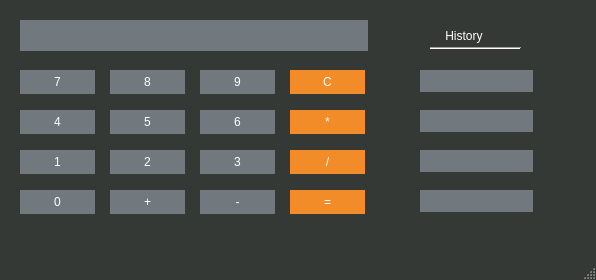
<?xml version="1.0" encoding="UTF-8"?>
<ui version="4.0">
 <class>Calculator</class>
 <widget class="QMainWindow" name="Calculator">
  <property name="geometry">
   <rect>
    <x>0</x>
    <y>0</y>
    <width>596</width>
    <height>280</height>
   </rect>
  </property>
  <property name="windowTitle">
   <string>Calculator</string>
  </property>
  <property name="autoFillBackground">
   <bool>false</bool>
  </property>
  <property name="styleSheet">
   <string notr="true">QMainWindow{
	background-color:#353935;
}</string>
  </property>
  <widget class="QWidget" name="centralwidget">
   <widget class="QPushButton" name="Button1">
    <property name="geometry">
     <rect>
      <x>20</x>
      <y>150</y>
      <width>75</width>
      <height>24</height>
     </rect>
    </property>
    <property name="styleSheet">
     <string notr="true">QPushButton{
	background-color:#71797E;
	padding:5px;
	border:0;
	color:white;
}</string>
    </property>
    <property name="text">
     <string>1</string>
    </property>
   </widget>
   <widget class="QPushButton" name="Button2">
    <property name="geometry">
     <rect>
      <x>110</x>
      <y>150</y>
      <width>75</width>
      <height>24</height>
     </rect>
    </property>
    <property name="styleSheet">
     <string notr="true">QPushButton{
	background-color:#71797E;
	padding:5px;
	border:0;
	color:white;
}</string>
    </property>
    <property name="text">
     <string>2</string>
    </property>
   </widget>
   <widget class="QPushButton" name="Button3">
    <property name="geometry">
     <rect>
      <x>200</x>
      <y>150</y>
      <width>75</width>
      <height>24</height>
     </rect>
    </property>
    <property name="styleSheet">
     <string notr="true">QPushButton{
	background-color:#71797E;
	padding:5px;
	border:0;
	color:white;
}</string>
    </property>
    <property name="text">
     <string>3</string>
    </property>
   </widget>
   <widget class="QPushButton" name="Button4">
    <property name="geometry">
     <rect>
      <x>20</x>
      <y>110</y>
      <width>75</width>
      <height>24</height>
     </rect>
    </property>
    <property name="styleSheet">
     <string notr="true">QPushButton{
	background-color:#71797E;
	padding:5px;
	border:0;
	color:white;
}</string>
    </property>
    <property name="text">
     <string>4</string>
    </property>
   </widget>
   <widget class="QPushButton" name="Button5">
    <property name="geometry">
     <rect>
      <x>110</x>
      <y>110</y>
      <width>75</width>
      <height>24</height>
     </rect>
    </property>
    <property name="styleSheet">
     <string notr="true">QPushButton{
	background-color:#71797E;
	padding:5px;
	border:0;
	color:white;
}</string>
    </property>
    <property name="text">
     <string>5</string>
    </property>
   </widget>
   <widget class="QPushButton" name="Button6">
    <property name="geometry">
     <rect>
      <x>200</x>
      <y>110</y>
      <width>75</width>
      <height>24</height>
     </rect>
    </property>
    <property name="styleSheet">
     <string notr="true">QPushButton{
	background-color:#71797E;
	padding:5px;
	border:0;
	color:white;
}</string>
    </property>
    <property name="text">
     <string>6</string>
    </property>
   </widget>
   <widget class="QPushButton" name="Button_plus">
    <property name="geometry">
     <rect>
      <x>110</x>
      <y>190</y>
      <width>75</width>
      <height>24</height>
     </rect>
    </property>
    <property name="styleSheet">
     <string notr="true">QPushButton{
	background-color:#71797E;
	padding:5px;
	border:0;
	color:white;
}</string>
    </property>
    <property name="text">
     <string>+</string>
    </property>
   </widget>
   <widget class="QPushButton" name="Button_minus">
    <property name="geometry">
     <rect>
      <x>200</x>
      <y>190</y>
      <width>75</width>
      <height>24</height>
     </rect>
    </property>
    <property name="styleSheet">
     <string notr="true">QPushButton{
	background-color:#71797E;
	padding:5px;
	border:0;
	color:white;
}</string>
    </property>
    <property name="text">
     <string>-</string>
    </property>
   </widget>
   <widget class="QPushButton" name="Button7">
    <property name="geometry">
     <rect>
      <x>20</x>
      <y>70</y>
      <width>75</width>
      <height>24</height>
     </rect>
    </property>
    <property name="styleSheet">
     <string notr="true">QPushButton{
	background-color:#71797E;
	padding:5px;
	border:0;
	color:white;
}</string>
    </property>
    <property name="text">
     <string>7</string>
    </property>
   </widget>
   <widget class="QPushButton" name="Button8">
    <property name="geometry">
     <rect>
      <x>110</x>
      <y>70</y>
      <width>75</width>
      <height>24</height>
     </rect>
    </property>
    <property name="styleSheet">
     <string notr="true">QPushButton{
	background-color:#71797E;
	padding:5px;
	border:0;
	color:white;
}</string>
    </property>
    <property name="text">
     <string>8</string>
    </property>
   </widget>
   <widget class="QPushButton" name="Button9">
    <property name="geometry">
     <rect>
      <x>200</x>
      <y>70</y>
      <width>75</width>
      <height>24</height>
     </rect>
    </property>
    <property name="styleSheet">
     <string notr="true">QPushButton{
	background-color:#71797E;
	padding:5px;
	border:0;
	color:white;
}</string>
    </property>
    <property name="text">
     <string>9</string>
    </property>
   </widget>
   <widget class="QPushButton" name="Button0">
    <property name="geometry">
     <rect>
      <x>20</x>
      <y>190</y>
      <width>75</width>
      <height>24</height>
     </rect>
    </property>
    <property name="styleSheet">
     <string notr="true">QPushButton{
	background-color:#71797E;
	padding:5px;
	border:0;
	color:white;
}</string>
    </property>
    <property name="text">
     <string>0</string>
    </property>
   </widget>
   <widget class="QPushButton" name="Button_multiple">
    <property name="geometry">
     <rect>
      <x>290</x>
      <y>110</y>
      <width>75</width>
      <height>24</height>
     </rect>
    </property>
    <property name="styleSheet">
     <string notr="true">QPushButton{
	background-color:#F28C28;
	padding:5px;
	border:0;
	color:white;
}</string>
    </property>
    <property name="text">
     <string>*</string>
    </property>
   </widget>
   <widget class="QPushButton" name="Button_egal">
    <property name="geometry">
     <rect>
      <x>290</x>
      <y>190</y>
      <width>75</width>
      <height>24</height>
     </rect>
    </property>
    <property name="toolTip">
     <string>&lt;html&gt;&lt;head/&gt;&lt;body&gt;&lt;p&gt;QPushButton {&lt;/p&gt;&lt;p&gt;    background-color: #007BFF;&lt;/p&gt;&lt;p&gt;    color: white;&lt;/p&gt;&lt;p&gt;    border: none;&lt;/p&gt;&lt;p&gt;    padding: 10px;&lt;/p&gt;&lt;p&gt;}&lt;/p&gt;&lt;p&gt;QPushButton:hover {&lt;/p&gt;&lt;p&gt;    background-color: #0056b3;&lt;/p&gt;&lt;p&gt;}&lt;/p&gt;&lt;p&gt;QPushButton:pressed {&lt;/p&gt;&lt;p&gt;    background-color: #004085;&lt;/p&gt;&lt;p&gt;}&lt;/p&gt;&lt;p&gt;&lt;br/&gt;&lt;/p&gt;&lt;/body&gt;&lt;/html&gt;</string>
    </property>
    <property name="whatsThis">
     <string/>
    </property>
    <property name="styleSheet">
     <string notr="true">QPushButton{
	background-color:#F28C28;
	padding:5px;
	border:0;
	color:white;
}</string>
    </property>
    <property name="text">
     <string>=</string>
    </property>
   </widget>
   <widget class="QPushButton" name="Button_divide">
    <property name="geometry">
     <rect>
      <x>290</x>
      <y>150</y>
      <width>75</width>
      <height>24</height>
     </rect>
    </property>
    <property name="styleSheet">
     <string notr="true">QPushButton{
	background-color:#F28C28;
	padding:5px;
	border:0;
	color:white;
}</string>
    </property>
    <property name="text">
     <string>/</string>
    </property>
   </widget>
   <widget class="QLineEdit" name="Display">
    <property name="geometry">
     <rect>
      <x>20</x>
      <y>20</y>
      <width>348</width>
      <height>31</height>
     </rect>
    </property>
    <property name="styleSheet">
     <string notr="true">QLineEdit{
	background-color:#71797E;
	color:white;
	border:0;
}</string>
    </property>
    <property name="text">
     <string/>
    </property>
   </widget>
   <widget class="QPushButton" name="Button_clear">
    <property name="geometry">
     <rect>
      <x>290</x>
      <y>70</y>
      <width>75</width>
      <height>24</height>
     </rect>
    </property>
    <property name="styleSheet">
     <string notr="true">QPushButton{
	background-color:#F28C28;
	padding:5px;
	border:0;
	color:white;
}</string>
    </property>
    <property name="text">
     <string>C</string>
    </property>
   </widget>
   <widget class="QLineEdit" name="lineEdit">
    <property name="geometry">
     <rect>
      <x>440</x>
      <y>20</y>
      <width>121</width>
      <height>31</height>
     </rect>
    </property>
    <property name="styleSheet">
     <string notr="true">QLineEdit
{
	border:0;
	color:white;
	background-color:transparent;
	font: 700 italic 12pt &quot;Segoe UI&quot;;
}</string>
    </property>
    <property name="text">
     <string> History</string>
    </property>
   </widget>
   <widget class="Line" name="line">
    <property name="geometry">
     <rect>
      <x>430</x>
      <y>40</y>
      <width>91</width>
      <height>16</height>
     </rect>
    </property>
    <property name="orientation">
     <enum>Qt::Horizontal</enum>
    </property>
   </widget>
   <widget class="QLineEdit" name="res1">
    <property name="geometry">
     <rect>
      <x>420</x>
      <y>70</y>
      <width>113</width>
      <height>22</height>
     </rect>
    </property>
    <property name="styleSheet">
     <string notr="true">QLineEdit{
	font: 700 10pt &quot;Segoe UI&quot;;
	background-color:#71797E;
	color:white;
	border:0;
}</string>
    </property>
   </widget>
   <widget class="QLineEdit" name="res2">
    <property name="geometry">
     <rect>
      <x>420</x>
      <y>110</y>
      <width>113</width>
      <height>22</height>
     </rect>
    </property>
    <property name="styleSheet">
     <string notr="true">QLineEdit{
	font: 700 10pt &quot;Segoe UI&quot;;
	background-color:#71797E;
	color:white;
	border:0;
}</string>
    </property>
   </widget>
   <widget class="QLineEdit" name="res3">
    <property name="geometry">
     <rect>
      <x>420</x>
      <y>150</y>
      <width>113</width>
      <height>22</height>
     </rect>
    </property>
    <property name="styleSheet">
     <string notr="true">QLineEdit{
	font: 700 10pt &quot;Segoe UI&quot;;
	background-color:#71797E;
	color:white;
	border:0;
}</string>
    </property>
   </widget>
   <widget class="QLineEdit" name="res4">
    <property name="geometry">
     <rect>
      <x>420</x>
      <y>190</y>
      <width>113</width>
      <height>22</height>
     </rect>
    </property>
    <property name="styleSheet">
     <string notr="true">QLineEdit{
	font: 700 10pt &quot;Segoe UI&quot;;
	background-color:#71797E;
	color:white;
	border:0;
}</string>
    </property>
   </widget>
  </widget>
  <widget class="QStatusBar" name="statusbar"/>
 </widget>
 <resources/>
 <connections/>
</ui>
